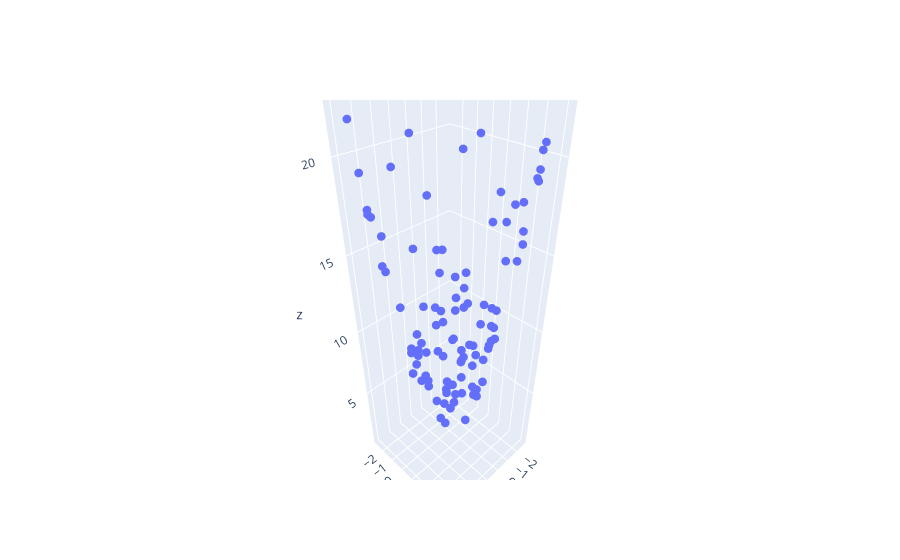
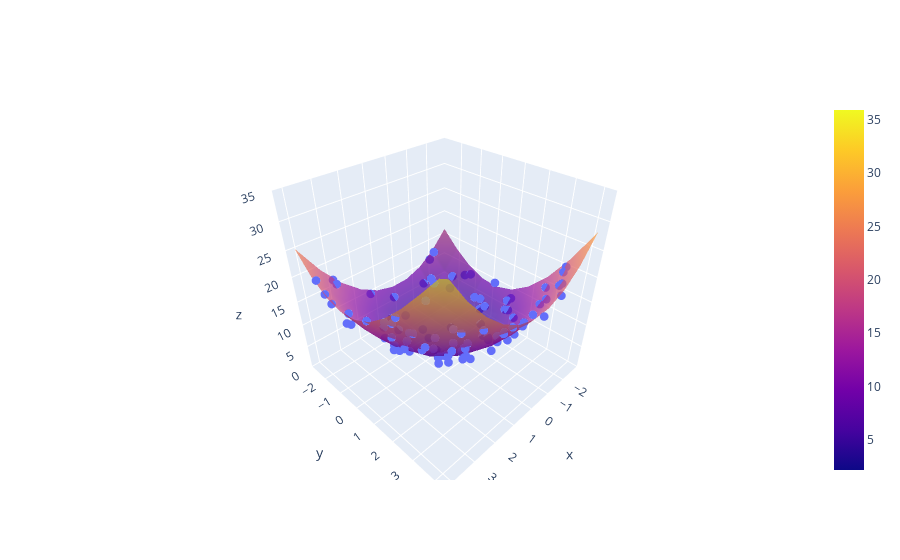

The notebook cell these images were saved under, in order:
### Code cell
import numpy as np
import plotly.express as px
import plotly.graph_objects as go
from sklearn.linear_model import LinearRegression
from sklearn.metrics import r2_score
from sklearn.preprocessing import PolynomialFeatures

# Generate data
np.random.seed(0)
x = 7 * np.random.rand(100, 1) - 2.8
y = 7 * np.random.rand(100, 1) - 2.8
z = x**2 + y**2 + 0.2*x + 0.2*y + 0.1*x*y + 2 + np.random.randn(100, 1)

# Visualize original data
fig1=go.Figure()
#fig1.add_trace(go.Scatter3d(x=x.ravel(), y=y.ravel(), z=z.ravel(), mode='markers', marker=dict(size=3)))
fig1.add_trace(go.Scatter3d(x=x.ravel(), y=y.ravel(), z=z.ravel(), mode='markers', marker=dict(size=3)))
fig1.show()

# Perform polynomial regression
X_multi = np.hstack((x, y))
poly = PolynomialFeatures(degree=4)
X_multi_trans = poly.fit_transform(X_multi)

lr = LinearRegression()
lr.fit(X_multi_trans, z)
x_input = np.linspace(x.min(), x.max(), 10)
y_input = np.linspace(y.min(), y.max(), 10)
x_grid,y_grid=np.meshgrid(x_input,y_input)
final=np.c_[x_grid.ravel(),y_grid.ravel()]
X_test_multi=poly.transform(final)

#X_test_multi = poly.transform(np.array(np.meshgrid(x_input, y_input)).T.reshape(-1, 2))
z_final = lr.predict(X_test_multi).reshape(x_grid.shape)

# Visualize the regression surface
fig = go.Figure()

fig.add_trace(go.Scatter3d(x=x.ravel(), y=y.ravel(), z=z.ravel(), mode='markers', marker=dict(size=3)))
fig.add_trace(go.Surface(x=x_input, y=y_input, z=z_final, opacity=0.7))

fig.update_layout(scene=dict(zaxis=dict(range=[0, 35])))
fig.show()

# Calculate R-squared score
z_pred = lr.predict(X_multi_trans)
r2 = r2_score(z, z_pred)
print("R-squared score:", r2)
